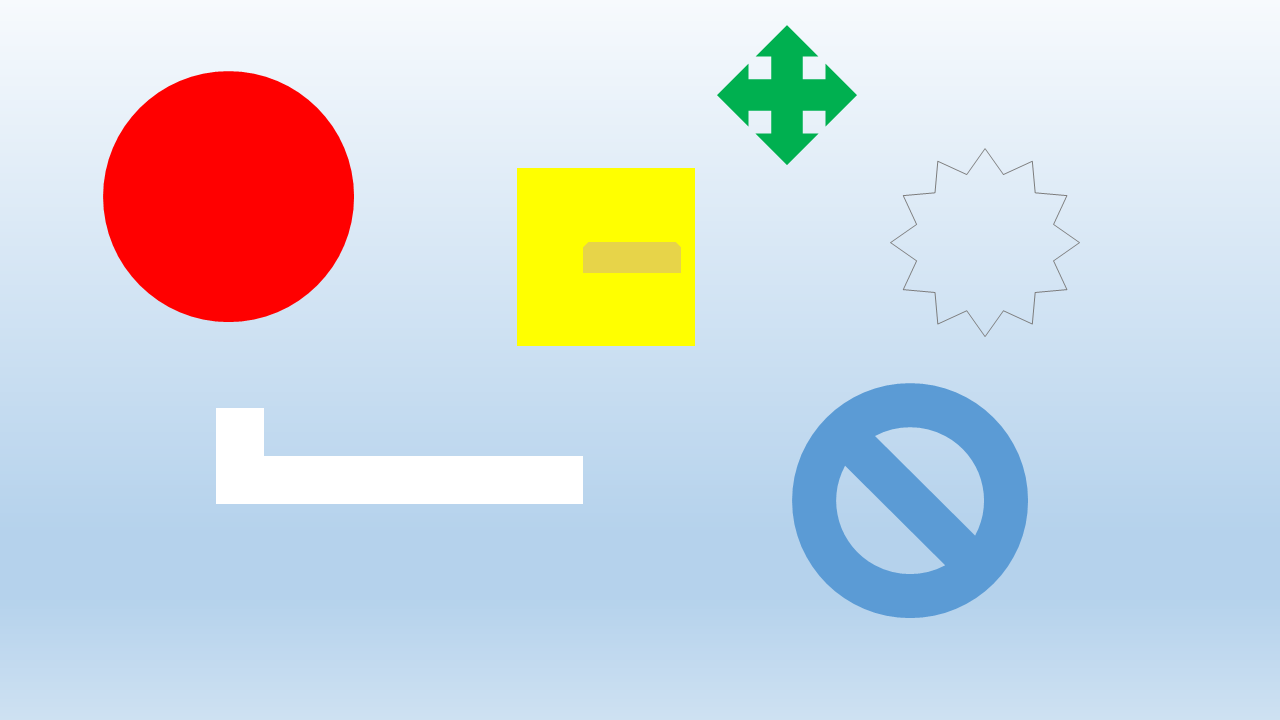
#> input picture test 01.tif, 1280 x 720 px
$ python rastertovec.py   (older library calls are emulated)
#> lines starting #> are read from the running program, lines starting #| are printed output that depends on the picture; after the words box and inside, x2 and y2 are one past the last pixel; in counts of white or black regions, pixels touching at a corner belong together
import cv2
import numpy as np
import matplotlib.pyplot as plt


img = cv2.imread('test 01.tif')
#> img is the input picture: shape (720, 1280, 3); mean B, G, R 219.4, 212.3, 206.6
(h, w )= img.shape[:2]
#> h = 720; w = 1280
hsv = cv2.cvtColor(img, cv2.COLOR_BGR2HSV)
#> hsv: shape (720, 1280, 3); mean H, S, V 93.6, 61.2, 242.3
edged = cv2.Canny(hsv, 100, 200)
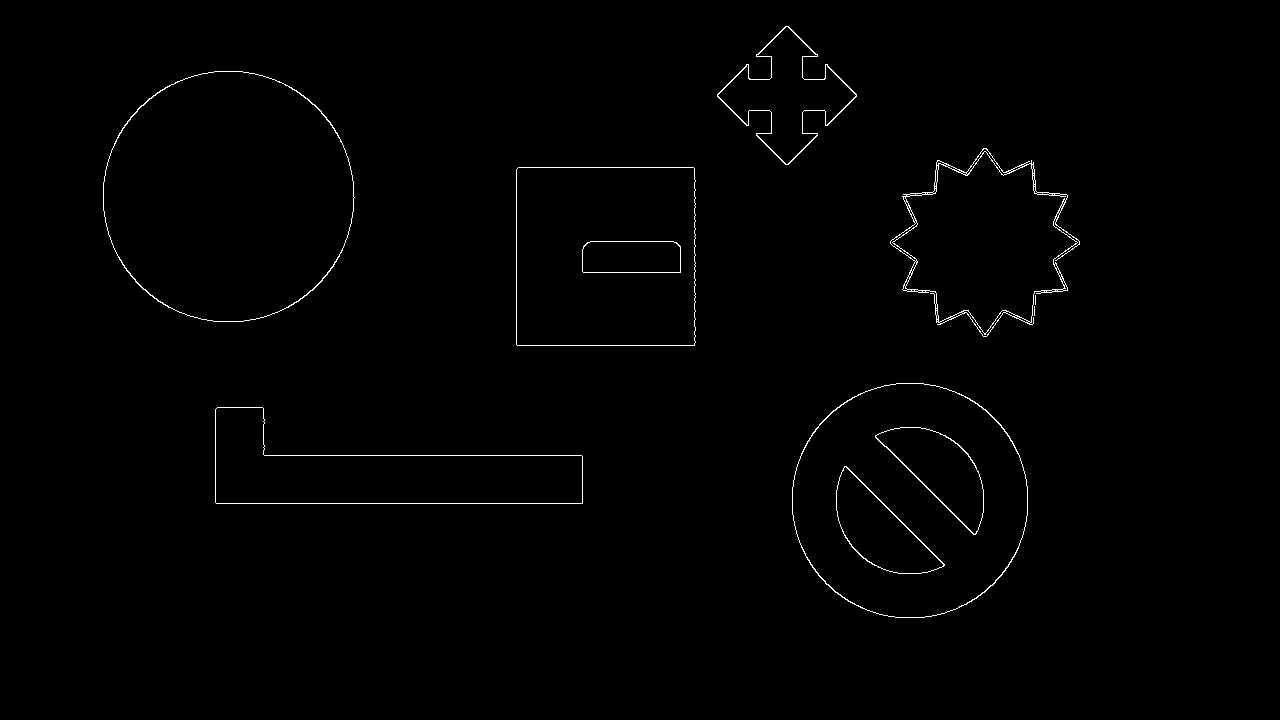
#> edged: shape (720, 1280); 0.73% white in thin lines or dots, all inside (x1, y1, x2, y2) = (103, 26, 1080, 618)
image, contours, hierachy = cv2.findContours(edged,  cv2.RETR_LIST, cv2.CHAIN_APPROX_NONE)
#> contours = 120 contours, 92 with area under 20; largest, box (x1, y1, x2, y2) and area: (103, 71, 355, 322) 49458, (103, 71, 355, 322) 49273, (792, 383, 1028, 618) 43557, (792, 383, 1028, 618) 43367, (516, 167, 696, 346) 31733
idx = 0
for c in contours:
    plt.plot(c[:,0, 0], h- c[:,0, 1], linewidth=2)
#> this loop made 120 passes
#> c on passes 10, 23, 28, 33, 51: [[936, 320], [937, 319], [938, 320], [937, 321]], [[935, 309], [936, 308], [937, 309], [936, 310]], [[1044, 291], [1045, 290], [1046, 291], [1045, 292]], [[1055, 290], [1056, 289], [1057, 290], [1056, 291]], [[915, 261], [916, 260], [917, 261], [916, 262]]
plt.axis('off')
#plt.show()
plt.savefig("test1.svg", format="svg")
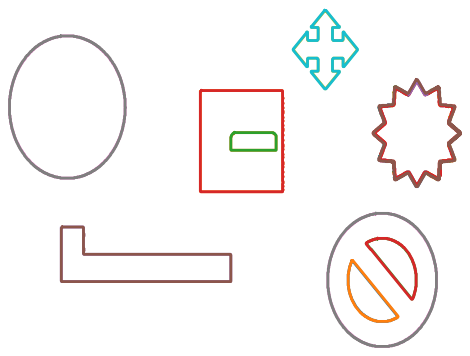
#> figure drawn by matplotlib, 1 panel
